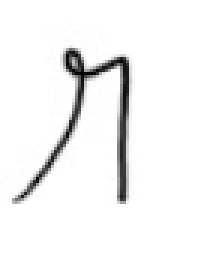
#> input picture imagenes/letras trazadores/MinR.png, 68 x 93 px, found by its file name (shown 3 times larger)
$ python 'Esqueletización.py'
#> lines starting #> are read from the running program, lines starting #| are printed output that depends on the picture; after the words box and inside, x2 and y2 are one past the last pixel; in counts of white or black regions, pixels touching at a corner belong together
# -*- coding: utf-8 -*-I
"""
Created on Mon Mar  1 08:59:32 2021

@author: EMenendez
"""

from scipy.signal import convolve, convolve2d, correlate, correlate2d
import numpy as np
import matplotlib.pyplot as plt
from PIL import Image
#from tensorflow.keras.dataset import mnist
from scipy.ndimage import gaussian_filter
import  skimage.morphology as morf
from skimage.filters import threshold_local, threshold_mean, threshold_niblack,threshold_sauvola
from rdp import rdp
from collections import Counter


I = plt.imread('MinR.png')
#> I is the input picture: shape (93, 68, 3) float32; min 0.00392, max 1, mean 0.956
Igray= I.mean(axis=2)
plt.figure()
plt.imshow(Igray,cmap="gray" )
plt.show()
#SmoothI= gaussian_filter(Igray, 0.1)
SmoothI=Igray
plt.figure()
plt.imshow(SmoothI,cmap="gray" )
plt.show()

TH = threshold_sauvola(SmoothI, window_size=13)
binaI= SmoothI> TH
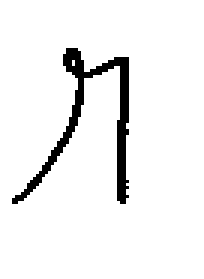
#> binaI: shape (93, 68) bool (shown 3 times larger); 94.2% white; 1 black region, box (x1, y1, x2, y2) and area: (4, 16, 43, 68) 364
binaI= morf.remove_small_objects(binaI, 2)

plt.figure()
plt.imshow(binaI,cmap="gray" )
plt.show()

skel= morf.skeletonize(~binaI)
#> skel: shape (93, 68) bool; 1.9% white in thin lines or dots, all inside (x1, y1, x2, y2) = (5, 17, 42, 67)
#skel= morf.remove_small_objects(skel, 50, connectivity=2)

plt.figure()
plt.imshow(skel,cmap="gray" )
plt.savefig("MinRSkel.png", bbox_inches="tight")
plt.show()


X1= np.array([[-1,-1,-1],[-1,1,1],[-1,-1,-1]])
X2= np.array([[-1,-1,1],[-1,1,-1],[-1,-1,-1]])
X3= np.array([[-1,1,-1],[-1,1,-1],[-1,-1,-1]])
X4= np.array([[1,-1,-1],[-1,1,-1],[-1,-1,-1]])
X5= np.array([[-1,-1,-1],[1,1,-1],[-1,-1,-1]])
X6= np.array([[-1,-1,-1],[-1,1,-1],[1,-1,-1]])
X7= np.array([[-1,-1,-1],[-1,1,-1],[-1,1,-1]])
X8= np.array([[-1,-1,-1],[-1,1,-1],[-1,-1,1]])

F1= convolve(skel, X1)
F2= convolve(skel, X2)
F3= convolve(skel, X3)
F4= convolve(skel, X4)
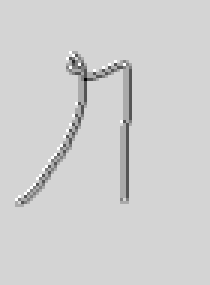
#> F4: shape (95, 70) int64 (shown 3 times larger); min -5, max 1, mean -0.088; drawn with min black and max white
F5= convolve(skel, X5)
F6= convolve(skel, X6)
F7= convolve(skel, X7)
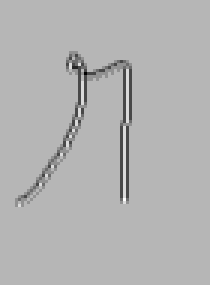
#> F7: shape (95, 70) int64 (shown 3 times larger); min -5, max 2, mean -0.088; drawn with min black and max white
F8= convolve(skel, X8)

filters = [F1, F2, F3, F4, F5, F6, F7, F8]
leaves=[]
for i in range(0, 8):
    pts= np.argwhere(filters[i]==2)
    if len(pts)>0:
        for j in range (0, pts.shape[0]):
            leaves.append(pts[j])
#> this loop made 8 passes
#> pts on passes 6 to 7: [[67, 6]], [[66, 41]]
#> after the loop, leaves = [[67, 6], [66, 41]]

plt.figure(figsize=(12, 6))
for i in range (0,8):
    plt.subplot(2, 4, 1+i)
    plt.imshow(filters[i]==2,cmap="gray" )
    plt.xlabel("F"+str(i+1))
plt.show

y1 = np.array([[-1,1,-1],[1,1,1],[-1,-1,-1]])
y2=  np.array([[-1,-1,1],[1,1,-1],[-1,1,-1]])
y3=  np.array([[-1,1,-1],[-1,1,1],[-1,1,-1]])
y4 = np.array([[-1,1,-1],[1,1,-1],[-1,-1,1]])
y5=  np.array([[-1,-1,-1],[1,1,1],[-1,1,-1]])
y6=  np.array([[-1,1,-1],[1,1,-1],[1,-1,-1]])
y7 = np.array([[-1,1,-1],[1,1,-1],[-1,1,-1]])
y8=  np.array([[1,-1,-1],[-1,1,1],[-1,1,-1]])
y9=  np.array([[1,-1,-1],[-1,1,1],[1,-1,-1]])
y10= np.array([[1,-1,1],[-1,1,-1],[-1,1,-1]])
y11= np.array([[-1,-1,1],[1,1,-1],[-1,-1,1]])
y12= np.array([[-1,1,-1],[-1,1,-1],[1,-1,1]])
y13= np.array([[1,-1,1],[-1,1,-1],[1,-1,-1]])
y14= np.array([[1,-1,1],[-1,1,-1],[-1,-1,1]])
y15= np.array([[-1,-1,1],[-1,1,-1],[1,-1,1]])
y16= np.array([[1,-1,-1],[-1,1,-1],[1,-1,1]])


b1= convolve(skel, y1)
b2= convolve(skel, y2)
b3= convolve(skel, y3)
b4= convolve(skel, y4)
b5= convolve(skel, y5)
b6= convolve(skel, y6)
b7= convolve(skel, y7)
b8= convolve(skel, y8)
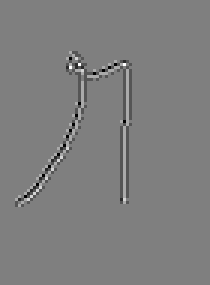
#> b8: shape (95, 70) int64 (shown 3 times larger); min -3, max 3, mean -0.0176; drawn with min black and max white
b9= convolve(skel, y1)
b10= convolve(skel, y2)
b11= convolve(skel, y3)
b12= convolve(skel, y4)
b13= convolve(skel, y5)
b14= convolve(skel, y6)
b15= convolve(skel, y7)
b16= convolve(skel, y8)

filtersb = [b1, b2, b3, b4, b5, b6, b7, b8, b9, b10, b11, b12, b13, b14, b15, b16]

bif=[]

for i in range(0, 16):
    pts= np.argwhere(filtersb[i]==4)
    if len(pts)>0:
        for j in range (0, pts.shape[0]):
            bif.append(pts[j])
#> this loop made 16 passes
#> pts on passes 2, 3, 7, 10, 11, 15: [[19, 24]], [[23, 27]], [[25, 27]], [[19, 24]], [[23, 27]], [[25, 27]]
#> after the loop, bif = [[19, 24], [23, 27], [25, 27], [19, 24], [23, 27], [25, 27]]
bif= np.array(bif)

plt.figure(figsize=(12, 12))
for i in range (0,16):
    plt.subplot(4, 4, 1+i)
    plt.imshow(filtersb[i]==4,cmap="gray" )
    plt.xlabel("B"+str(i+1).zfill(2))
plt.show


z1 = np.array([[-1,1,-1],[1,1,1],[-1,1,-1]])
z2=  np.array([[1,-1,1],[-1,1,-1],[1,-1,1]])

t1= convolve(skel, z1)
t2= convolve(skel, z2)
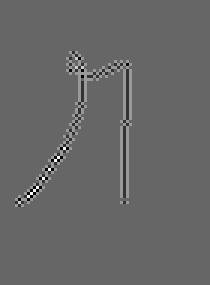
#> t2: shape (95, 70) int64 (shown 3 times larger); min -2, max 3, mean 0.0176; drawn with min black and max white
filtert= [t1, t2]

trif=[]

for i in range(0, 2):
    pts= np.argwhere(filtert[i]==5)
    if len(pts)>0:
        for j in range (0, pts.shape[0]):
            trif.append(pts[j])
#> after the loop, trif = []

trif= np.array(trif)
#> trif = empty array
plt.figure(figsize=(6, 6))
for i in range (0,2):
    plt.subplot(1, 2, 1+i)
    plt.imshow(filtert[i]==5,cmap="gray" )
    plt.xlabel("T"+str(i+1).zfill(2))
plt.show

skel2= skel.copy()

for i in range (0, bif.shape[0]):
    x, y= bif[i]
    skel2[x-1:x+2, y-1: y+2]=0
#> this loop made 6 passes
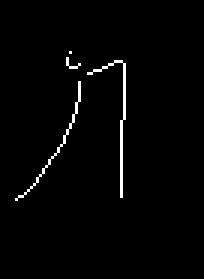
#> skel2: shape (93, 68) bool (shown 3 times larger); 1.7% white in thin lines or dots, all inside (x1, y1, x2, y2) = (5, 17, 42, 67)

for i in range (0, trif.shape[0]):
    x, y= trif[i]
    skel2[x-1:x+2, y-1: y+2]=0

plt.figure()
plt.imshow(skel2,cmap="gray" )
plt.show()
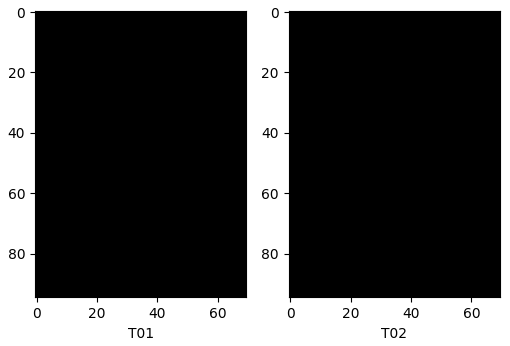
#> figure drawn by matplotlib, 2 panels

components= morf.label(skel2, connectivity=2)
#> components: shape (93, 68) int32; 5 distinct labels, from 0 to 4

plt.figure()
plt.imshow(components )
plt.show()

#esta en la cual cada entrada tendrá una lista
#de parejas ordenas que seran los componentes de la imagen
superList=[]
for i in range(1, len(np.unique(components))):
    lista=[]
    for j in range (0, components.shape[0]):
        for k in range (0, components.shape[1]):
            if components[j,k]==i:
                lista.append([j,k])
    superList.append(lista)
#> this loop made 4 passes
#> after the loop, superList = 4 items
superListrdp=[]
for i in range(0, len(superList)):
    if len(superList[i])<=2:
        superListrdp.append(superList[i])
    if len(superList[i])>2:
        x= superList[i]
#> (the run stopped early here; a loop or call above may not have finished)

$ run again, with imagenes/letras trazadores/MinA.png copied over imagenes/letras trazadores/MinR.png
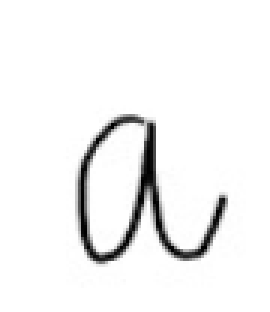
#> input picture imagenes/letras trazadores/MinA.png, 90 x 104 px, found by its file name (shown 3 times larger)
#> I is the input picture: shape (104, 90, 3) float32; min 0, max 1, mean 0.952
#> binaI: shape (104, 90) bool; 94.3% white; 1 black region, box (x1, y1, x2, y2) and area: (26, 38, 76, 88) 534
#> skel: shape (104, 90) bool; 1.7% white in thin lines or dots, all inside (x1, y1, x2, y2) = (27, 39, 75, 87)
#> the loop `for i in range(0, 8):` made 8 passes
#> pts on pass 3: [[66, 75]]
#> after the loop `for i in range(0, 8):`: leaves = [[66, 75]]
#> the loop `for i in range(0, 16):` made 16 passes
#> pts on passes 8, 16: [[62, 50]], [[62, 50]]
#> after the loop `for i in range(0, 16):`: bif = [[62, 50], [62, 50]]
#> `t2= convolve(skel, z2)`:
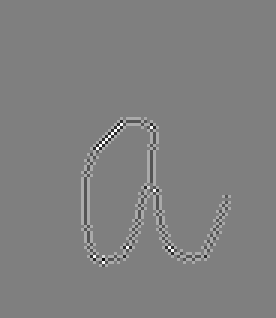
#> t2: shape (106, 92) int64 (shown 3 times larger); min -3, max 3, mean 0.0161; drawn with min black and max white
#> after the loop `for i in range(0, 2):`: trif = []
#> `trif= np.array(trif)`: trif = empty array
#> the loop `for i in range (0, bif.shape[0]):` made 2 passes
#> `plt.show()`:
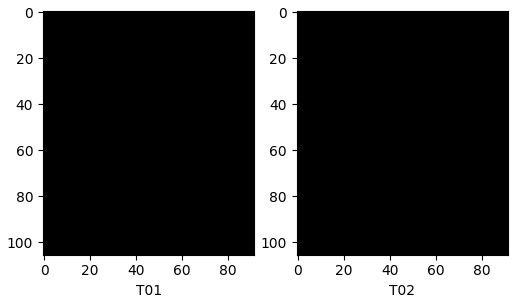
#> figure drawn by matplotlib, 2 panels
#> components: shape (104, 90) int32; 3 distinct labels, from 0 to 2
#> the loop `for i in range(1, len(np.unique(components))):` made 2 passes
#> after the loop `for i in range(1, len(np.unique(components))):`: superList = 2 items

$ run again, with imagenes/letras trazadores/MinB.png copied over imagenes/letras trazadores/MinR.png
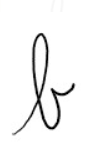
#> input picture imagenes/letras trazadores/MinB.png, 91 x 152 px, found by its file name
#> I is the input picture: shape (152, 91, 3) float32; mean R, G, B 0.954, 0.954, 0.954
#> binaI: shape (152, 91) bool; 94.1% white; 1 black region, box (x1, y1, x2, y2) and area: (12, 33, 75, 135) 810
#> skel: shape (152, 91) bool; 1.9% white in thin lines or dots, all inside (x1, y1, x2, y2) = (12, 34, 74, 134)
#> the loop `for i in range(0, 8):` made 8 passes
#> pts on passes 3 to 5: [[84, 74]], [[91, 53]], [[134, 13]]
#> after the loop `for i in range(0, 8):`: leaves = [[84, 74], [91, 53], [134, 13]]
#> the loop `for i in range(0, 16):` made 16 passes
#> pts on passes 4, 7, 8, 12, 15, 16: [[96, 39]], [[94, 55]], [[104, 39]], [[96, 39]], [[94, 55]], [[104, 39]]
#> after the loop `for i in range(0, 16):`: bif = [[96, 39], [94, 55], [104, 39], [96, 39], [94, 55], [104, 39]]
#> `t2= convolve(skel, z2)`:
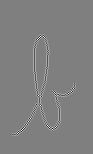
#> t2: shape (154, 93) int64; min -3, max 3, mean 0.0179; drawn with min black and max white
#> after the loop `for i in range(0, 2):`: trif = []
#> `trif= np.array(trif)`: trif = empty array
#> the loop `for i in range (0, bif.shape[0]):` made 6 passes
#> `plt.show()`:
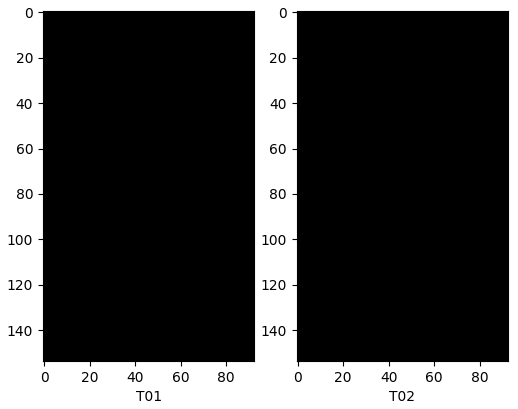
#> figure drawn by matplotlib, 2 panels
#> components: shape (152, 91) int32; 6 distinct labels, from 0 to 5
#> the loop `for i in range(1, len(np.unique(components))):` made 5 passes
#> after the loop `for i in range(1, len(np.unique(components))):`: superList = 5 items
